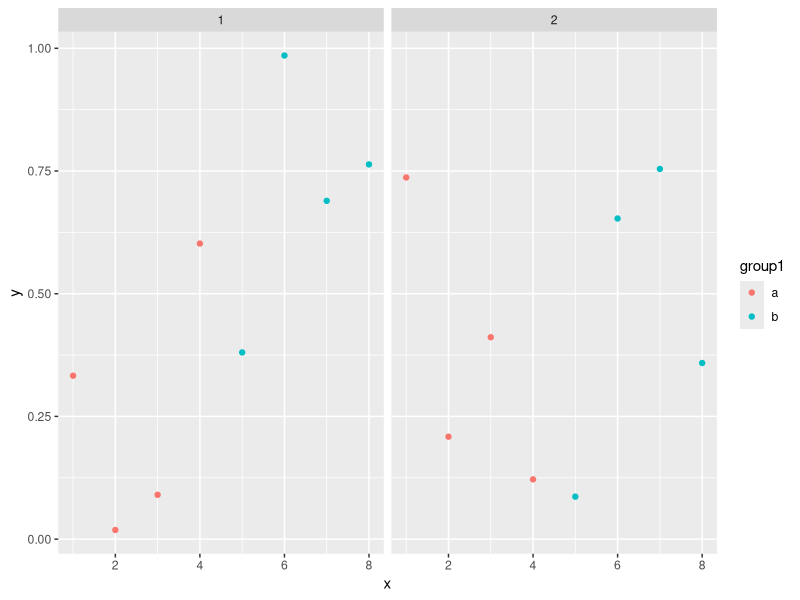
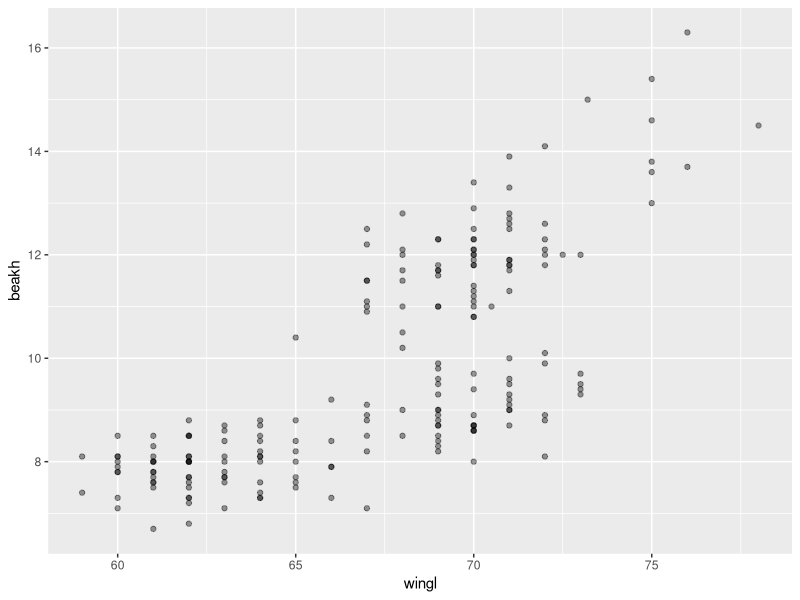
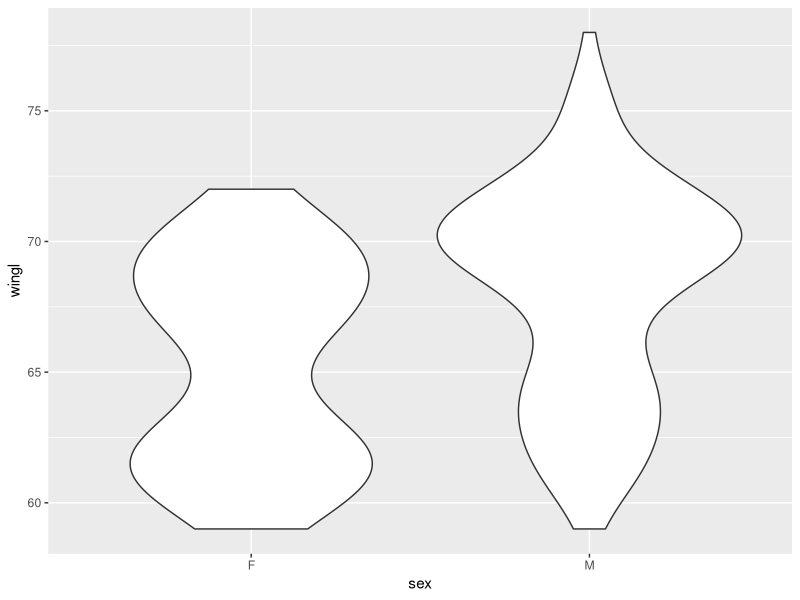
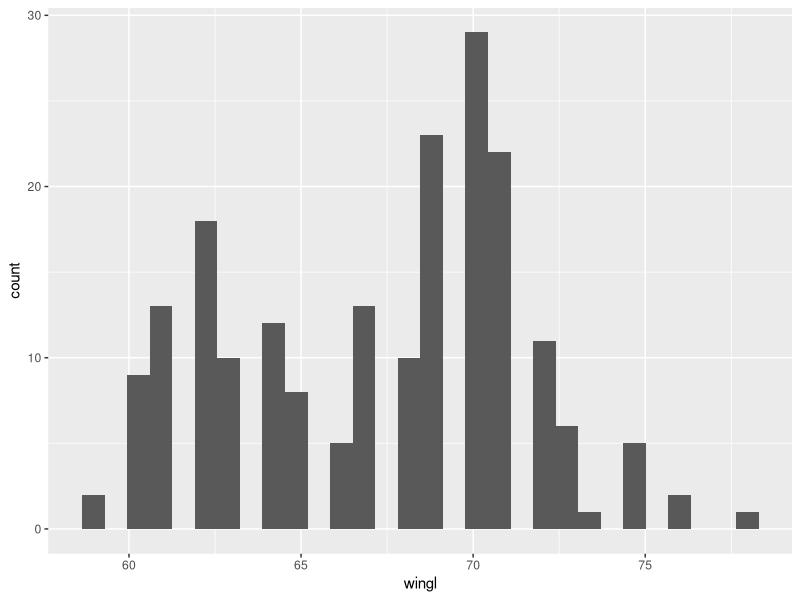
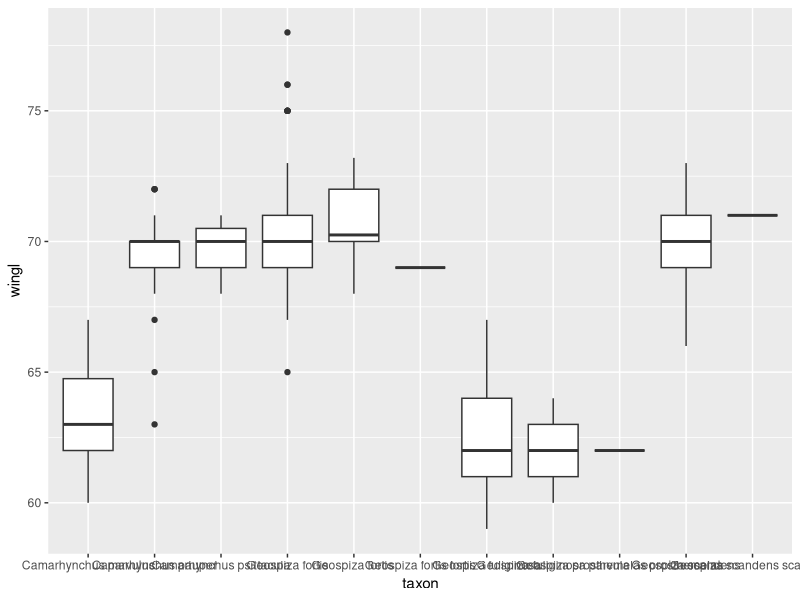
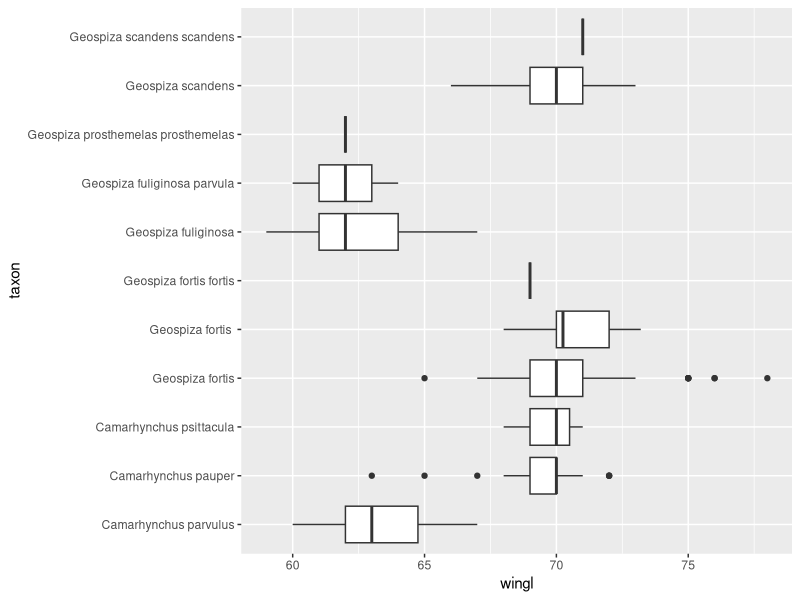
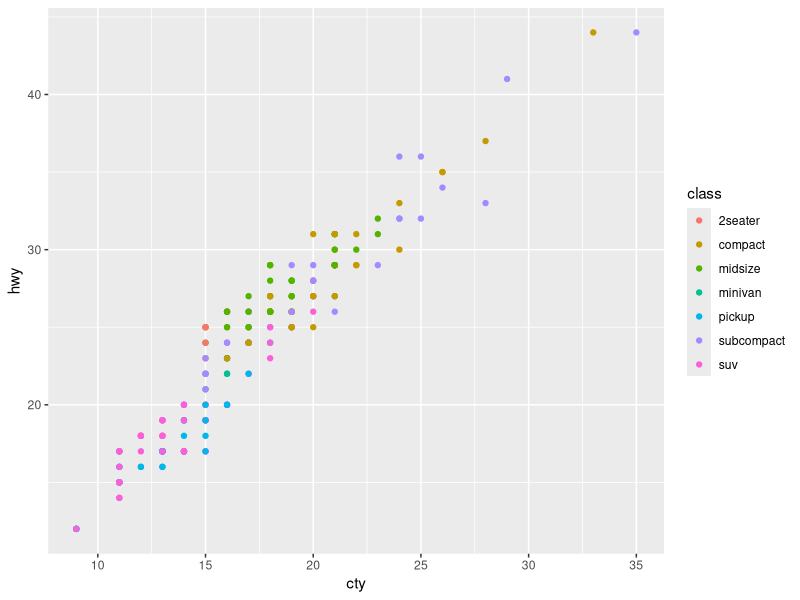
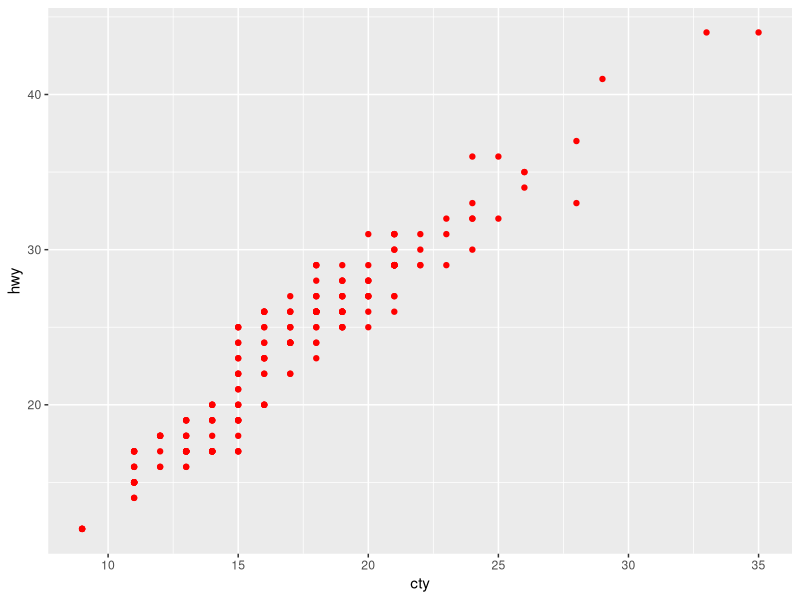

R code for these plots, in order:
## ---- chunk 1
library(dplyr)
library(ggplot2)
# fake data:
d <- data.frame(x = c(1:8, 1:8), y = runif(16),
  group1 = rep(gl(2, 4, labels = c("a", "b")), 2),
  group2 = gl(2, 8))
head(d)
ggplot(data = d) + geom_point(aes(x, y, colour = group1)) +
  facet_grid(~group2)
## ---- chunk 2
morph <- read.csv("data/raw/Morph_for_Sato.csv", stringsAsFactors = FALSE)
names(morph) <- tolower(names(morph)) # make columns names lowercase
morph <- filter(morph, islandid == "Flor_Chrl") # take only one island
morph <- select(morph, taxonorig, sex, wingl, beakh, ubeakl) # only keep these columns
morph <- rename(morph, taxon = taxonorig)
morph <- data.frame(na.omit(morph)) # remove all rows with any NAs to make this simple
morph <- as_data_frame(morph)
set.seed(1)
morph <- morph[base::sample(seq_len(nrow(morph)), 200), ] # downsample
## ---- chunk 3
ggplot(morph, aes(wingl, beakh)) + geom_point(alpha = 0.4)
## ---- chunk 4
ggplot(morph, aes(sex, wingl)) + 
  geom_violin() # exercise
## ---- chunk 5
ggplot(morph, aes(wingl)) + 
  geom_histogram() # exercise
## ---- chunk 6
ggplot(morph, aes(taxon, wingl)) + 
  geom_boxplot() # exercise
## ---- chunk 7
ggplot(morph, aes(taxon, wingl)) + geom_boxplot() + coord_flip() # exercise
## ---- chunk 8
ggplot(mpg, aes(cty, hwy)) + geom_point(aes(colour = class))
## ---- chunk 9
ggplot(mpg, aes(cty, hwy)) + geom_point(colour = "red")
## ---- chunk 10
ggplot(morph, aes(wingl, beakh)) +
  geom_point(aes(colour = sex))
## ---- chunk 11
ggplot(morph, aes(wingl, beakh)) +
  geom_point(aes(size = ubeakl)) # exercise
## ---- chunk 12
ggplot(morph, aes(wingl, beakh)) +
  geom_point(aes(colour = taxon)) # exercise
## ---- chunk 13
ggplot(morph, aes(wingl, beakh)) +
  geom_point(aes(colour = ubeakl)) # exercise
## ---- chunk 14
ggplot(morph, aes(wingl, beakh)) +
  geom_point(aes(shape = sex, size = ubeakl, colour = taxon), # exercise
    alpha = 0.4) # exercise
## ---- chunk 15
ggplot(morph, aes(wingl, beakh)) + geom_point() + 
  facet_wrap(~taxon) # exercise
## ---- chunk 16
ggplot(morph, aes(wingl, beakh)) + geom_point() +
  facet_wrap(~taxon, scales = "free") # exercise
## ---- chunk 17
ggplot(morph, aes(wingl, beakh)) + geom_point() + 
  facet_grid(sex~taxon) # exercise
## ---- chunk 18
morph_quant <- morph %>%
  group_by(taxon) %>%
  summarise(
    l = quantile(wingl, 0.25)[[1]],
    m = median(wingl),
    u = quantile(wingl, 0.75)[[1]]) %>%
  # re-order factor levels by median for plotting:
  mutate(taxon = reorder(taxon, m, function(x) x))
## ---- chunk 19
ggplot(morph_quant, aes(x = taxon, y = m, ymin = l, ymax = u)) +
  geom_pointrange() # exercise
## ---- chunk 20
ggplot(morph_quant, aes(x = taxon, y = m, ymin = l, ymax = u)) +
  ylab("Wing length") + xlab("") +
  geom_pointrange() + # exercise
  coord_flip() # exercise
